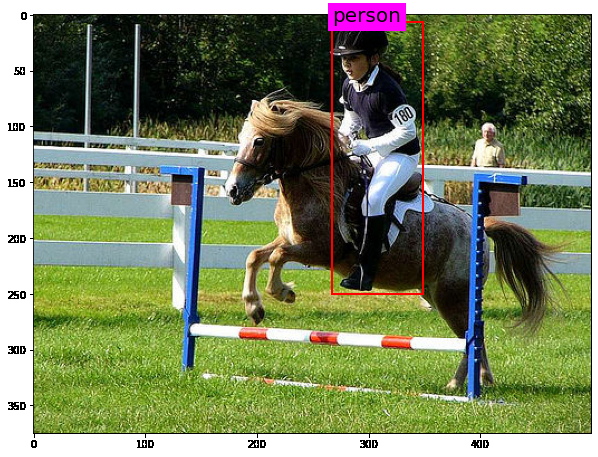
#> input picture assets/image_base.png, 598 x 457 px
$ python -i selective_search.py   (imports and definitions only)   (older library calls are emulated)
#> lines starting #> are read from the running program, lines starting #| are printed output that depends on the picture
"""
https://github.com/FairyOnIce/ObjectDetectionRCNN/blob/master/selective_search.py
"""


import os
import numpy as np
import seaborn as sns
import matplotlib.pyplot as plt
import pandas as pd
import scipy.misc
import skimage.segmentation
import skimage.feature
from copy import copy


def image_segmentation(img_8bit, scale=1.0, sigma=0.8, min_size=50):
    """
    J.R.R. Uijlings's hierarchical grouping algorithm

    == input ==
    img_8bit : shape = (height, width, 3),
               8-bits degital image (each digit ranges between 0 - 255)

    == output ==
    img      : shape = (height, width, 4)
    """
    # convert the image to range between 0 and 1
    img_float = skimage.util.img_as_float(img_8bit)
    im_mask = skimage.segmentation.felzenszwalb(
        img_float, scale=scale, sigma=sigma, min_size=min_size
    )
    img = np.dstack([img_8bit, im_mask])
    return img


def extract_region(img):
    """
    For each segmented region,
    extract smallest rectangle regions covering the smallest segmented region.

    == input ==
    img : (height, width, N channel)
          N channel = [R, G, B , L], L = label for the region
          only the L channel is used in this analysis
    == output ==

    dictionary R :

    {0: {'labels': [0], 'max_x': 131, 'max_y': 74, 'min_x': 0,   'min_y': 0},
     1: {'labels': [1], 'max_x': 189, 'max_y': 37, 'min_x': 75,  'min_y': 0},
     2: {'labels': [2], 'max_x': 282, 'max_y': 38, 'min_x': 162, 'min_y': 0},
     3: {'labels': [3], 'max_x': 499, 'max_y': 23, 'min_x': 247, 'min_y': 0},
     4: {'labels': [4], 'max_x': 499, 'max_y': 74, 'min_x': 428, 'min_y': 13},
     5: {'labels': [5], 'max_x': 441, 'max_y': 76, 'min_x': 333, 'min_y': 16},
     6: {'labels': [6], 'max_x': 348, 'max_y': 80, 'min_x': 62,  'min_y': 21},
    """
    ## only use the segmentation output
    img_segment = img[:, :, 3]
    R = {}
    for y, i in enumerate(img_segment):  ## along vertical axis

        for x, l in enumerate(i):  ## along horizontal axis
            # initialize a new region
            if l not in R:
                R[l] = {
                    "min_x": np.Inf,
                    "min_y": np.Inf,
                    "max_x": 0,
                    "max_y": 0,
                    "labels": [l],
                }

            # bounding box
            if R[l]["min_x"] > x:
                R[l]["min_x"] = x
            if R[l]["min_y"] > y:
                R[l]["min_y"] = y
            if R[l]["max_x"] < x:
                R[l]["max_x"] = x
            if R[l]["max_y"] < y:
                R[l]["max_y"] = y
    ## remove region if it does not have positive height or positive width
    Rcopy = copy(R)
    for key in R.keys():
        r = R[key]
        if (r["min_x"] == r["max_x"]) or (r["min_y"] == r["max_y"]):
            del Rcopy[key]
    return Rcopy


def calc_texture_gradient(img):
    """
    calculate texture gradient for entire image

    The original SelectiveSearch algorithm proposed Gaussian derivative
    for 8 orientations, but we use LBP instead.

    output will be [height(*)][width(*)]
    """
    ret = np.zeros(img.shape[:3])
    for colour_channel in (0, 1, 2):
        ret[:, :, colour_channel] = skimage.feature.local_binary_pattern(
            img[:, :, colour_channel], 8, 1.0
        )

    return ret


def calc_hsv(img):
    hsv = skimage.color.rgb2hsv(img[:, :, :3])
    return hsv


def calc_hist(img, minhist=0, maxhist=1):
    """
    calculate colour histogram for each region

    the size of output histogram will be BINS * COLOUR_CHANNELS(3)

    number of bins is 25 as same as [uijlings_ijcv2013_draft.pdf]

    extract HSV

    len(hist) = BINS * 3
    hist[:BINS] = [0, 10, 20, 0,...,0] meaning that
       there are 10 pixels that have values between (maxhist - minhist)/BINS*1 and (maxhist - minhist)/BINS*2
       there are 10 pixels that have values between (maxhist - minhist)/BINS*2 and (maxhist - minhist)/BINS*3

    """

    BINS = 25
    hist = np.array([])

    for colour_channel in range(3):

        # extracting one colour channel
        c = img[:, colour_channel]

        # calculate histogram for each colour and join to the result
        hist = np.concatenate(
            [hist]
            + [
                np.histogram(
                    c,
                    BINS,
                    # The lower and upper range of the bins.
                    (minhist, maxhist),
                )[0]
            ]
        )

    # L1 normalize
    hist = hist / len(img)
    return hist


def augment_regions_with_histogram_info(tex_grad, img, R, hsv, tex_trad):
    for k, v in list(R.items()):

        ## height and width axies are flattened.
        ## masked_pixel.shape = (N pixel with this mask ID , 3)
        masked_pixels = hsv[img[:, :, 3] == k]
        R[k]["size"] = len(masked_pixels / 4)
        R[k]["hist_c"] = calc_hist(masked_pixels, minhist=0, maxhist=1)

        # texture histogram
        R[k]["hist_t"] = calc_hist(
            tex_grad[img[:, :, 3] == k], minhist=0, maxhist=2 ** 8 - 1
        )
    return R


def extract_neighbours(regions):
    """
    check if two regions intersect
    """

    def intersect(a, b):
        if (
            (
                a["min_x"] < b["min_x"] < a["max_x"]
                and a["min_y"] < b["min_y"] < a["max_y"]
            )
            or (
                a["min_x"] < b["max_x"] < a["max_x"]
                and a["min_y"] < b["max_y"] < a["max_y"]
            )
            or (
                a["min_x"] < b["min_x"] < a["max_x"]
                and a["min_y"] < b["max_y"] < a["max_y"]
            )
            or (
                a["min_x"] < b["max_x"] < a["max_x"]
                and a["min_y"] < b["min_y"] < a["max_y"]
            )
        ):
            return True
        return False

    R = list(regions.items())
    neighbours = []
    for cur, a in enumerate(R[:-1]):
        for b in R[cur + 1 :]:
            if intersect(a[1], b[1]):
                neighbours.append((a, b))

    return neighbours


def _sim_colour(r1, r2):
    """
    calculate the sum of histogram intersection of colour
    """
    return sum([min(a, b) for a, b in zip(r1["hist_c"], r2["hist_c"])])


def _sim_texture(r1, r2):
    """
    calculate the sum of histogram intersection of texture
    """
    return sum([min(a, b) for a, b in zip(r1["hist_t"], r2["hist_t"])])


def _sim_size(r1, r2, imsize):
    """
    calculate the size similarity over the image
    """
    return 1.0 - (r1["size"] + r2["size"]) / float(imsize)


def _sim_fill(r1, r2, imsize):
    """
    calculate the fill similarity over the image
    """
    bbsize = (max(r1["max_x"], r2["max_x"]) - min(r1["min_x"], r2["min_x"])) * (
        max(r1["max_y"], r2["max_y"]) - min(r1["min_y"], r2["min_y"])
    )
    return 1.0 - (bbsize - r1["size"] - r2["size"]) / imsize


def calc_sim(r1, r2, imsize):
    return (
        _sim_colour(r1, r2)
        + _sim_texture(r1, r2)
        + _sim_size(r1, r2, imsize)
        + _sim_fill(r1, r2, imsize)
    )


def calculate_similarlity(img, neighbours, verbose=False):
    # calculate initial similarities
    imsize = img.shape[0] * img.shape[1]
    S = {}
    for (ai, ar), (bi, br) in neighbours:
        S[(ai, bi)] = calc_sim(ar, br, imsize)
        if verbose:
            print("S[({:2.0f}, {:2.0f})]={:3.2f}".format(ai, bi, S[(ai, bi)]))
    return S


def merge_regions(r1, r2):
    """
    Suppose r1 and r2 look like:

    (minx1, miny1)
          _____________________
          |                   |
          |     (minx2,maxy2) |
          |           ________|____
          |          |        |    |
          |          |        |    |
          |          |________|____|(maxx2, maxy2)
          |___________________|(maxx1, maxy1)

    Then for merged region,

    minx : minx1
    miny : miny1
    maxx : maxx2
    maxy : maxy1
    size : the number of pixels in the two regions (intersection is counted twice?)


    """
    new_size = r1["size"] + r2["size"]
    rt = {
        "min_x": min(r1["min_x"], r2["min_x"]),
        "min_y": min(r1["min_y"], r2["min_y"]),
        "max_x": max(r1["max_x"], r2["max_x"]),
        "max_y": max(r1["max_y"], r2["max_y"]),
        "size": new_size,
        "hist_c": (r1["hist_c"] * r1["size"] + r2["hist_c"] * r2["size"]) / new_size,
        "hist_t": (r1["hist_t"] * r1["size"] + r2["hist_t"] * r2["size"]) / new_size,
        "labels": r1["labels"] + r2["labels"],
    }
    return rt


def merge_regions_in_order(S, R, imsize, verbose=False):
    """
    == Input ==
    S : similarity dictionary

    R : dictionary of proposed regions

    == Output ==

    regions : list of regions

    """
    # hierarchal search
    while S != {}:

        # Step 1: get highest similarity pair of regions from the similarlity dictionary
        i, j = sorted(S.items(), key=lambda i: i[1])[-1][0]

        # Step 2: marge the region pair and add to the region dictionary
        t = max(R.keys()) + 1.0
        R[t] = merge_regions(R[i], R[j])

        # Step 3: from the similarity dictionary,
        #         remove all the pair of regions where one of the regions is selected in Step 1
        key_to_delete = []
        for k, v in list(S.items()):
            if (i in k) or (j in k):
                key_to_delete.append(k)
        for k in key_to_delete:
            del S[k]

        # Step 4: calculate similarity with new merged region and the regions and its intersecting region
        #         (intersecting region is the region that are to be deleted)
        for k in key_to_delete:
            if k != (i, j):
                if k[0] in (i, j):
                    n = k[1]
                else:
                    n = k[0]
                S[(t, n)] = calc_sim(R[t], R[n], imsize)
    if verbose:
        print("{} regions".format(len(R)))

    ## finally return list of region proposal
    regions = []
    for k, r in list(R.items()):
        regions.append(
            {
                "rect": (
                    r["min_x"],  # min x
                    r["min_y"],  # min y
                    r["max_x"], # - r["min_x"],  # width
                    r["max_y"], # - r["min_y"],  # height
                ),
                "size": r["size"],
                "labels": r["labels"],
            }
        )
    return regions


def get_region_proposal(img_8bit, min_size=500):
    img = image_segmentation(img_8bit, min_size=min_size)
    R = extract_region(img)
    tex_grad = calc_texture_gradient(img)
    hsv = calc_hsv(img)
    R = augment_regions_with_histogram_info(tex_grad, img, R, hsv, tex_grad)
    del tex_grad, hsv
    neighbours = extract_neighbours(R)
    S = calculate_similarlity(img, neighbours)
    regions = merge_regions_in_order(S, R, imsize=img.shape[0] * img.shape[1])
    return regions


# [39 lines left out: function get_IOU, not called in this run]

>>> import cv2
>>> picture = cv2.cvtColor(cv2.imread('assets/image_base.png'), cv2.COLOR_BGR2RGB)
>>> result = get_region_proposal(picture)
#> in image_segmentation, `im_mask = skimage.segmentation.felzenszwalb( img_float, scale=scale, s..`:
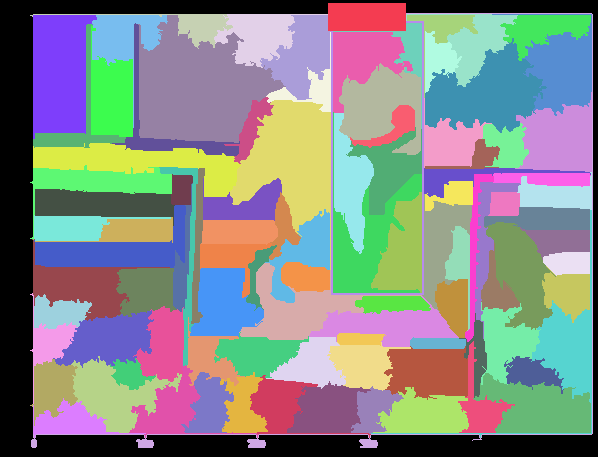
#> im_mask: shape (457, 598) int64; 101 distinct labels, from 0 to 100; one colour per label, 0 black
#> in image_segmentation, `img = np.dstack([img_8bit, im_mask])`:
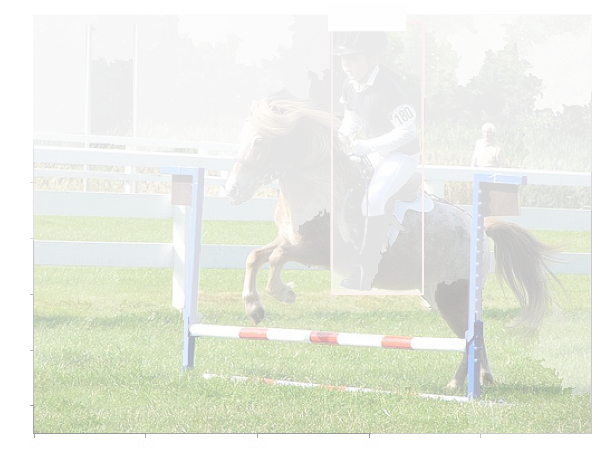
#> img: shape (457, 598, 4) int64; mean R, G, B, A 119.4, 129.8, 94.2, 40.3; transparent parts drawn white
#> after the loop in extract_region, `for y, i in enumerate(img_segment):`: R = 101 items
#> the loop in extract_region, `for key in R.keys():` made 101 passes
#> in calc_hsv, `hsv = skimage.color.rgb2hsv(img[:, :, :3])`: hsv: shape (457, 598, 3) float64; mean of channels 0, 1, 2 0.251, 0.458, 1.49e-17
#> the loop in augment_regions_with_histogram_info, `for k, v in list(R.items()):` made 101 passes
#> the loop in extract_neighbours, `for cur, a in enumerate(R[:-1]):` made 100 passes
#> after the loop in extract_neighbours, `for cur, a in enumerate(R[:-1]):`: neighbours = 506 items
#> the loop in merge_regions_in_order, `while S != {}:` made 100 passes
#> (i, j, new_size in merge_regions) on passes 1 to 12: (89, 92, 5739), (77, 78, 6041), (81, 83, 4659), (103, 86, 6959), (102, 101, 11780), (55, 56, 3538), (5, 12, 4635), (98, 99, 4305), (108, 97, 7145), (109, 104, 14104), (110, 94, 15822), (105, 91, 12547)
#> (i, j) on pass 25: (67, 70)
